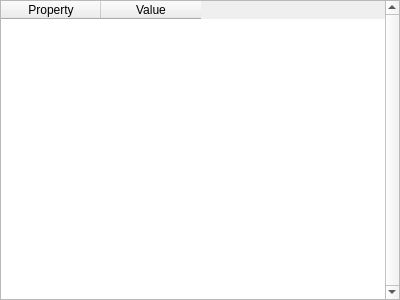
<?xml version="1.0" encoding="UTF-8"?>
<ui version="4.0">
 <class>RPropertyWidgetUi</class>
 <widget class="QWidget" name="RPropertyWidgetUi">
  <property name="geometry">
   <rect>
    <x>0</x>
    <y>0</y>
    <width>400</width>
    <height>300</height>
   </rect>
  </property>
  <property name="windowTitle">
   <string>RPropertyWidget</string>
  </property>
  <layout class="QVBoxLayout" name="verticalLayout">
   <property name="margin">
    <number>0</number>
   </property>
   <item>
    <widget class="QTableWidget" name="tableWidget">
     <property name="verticalScrollBarPolicy">
      <enum>Qt::ScrollBarAlwaysOn</enum>
     </property>
     <property name="alternatingRowColors">
      <bool>false</bool>
     </property>
     <property name="selectionBehavior">
      <enum>QAbstractItemView::SelectRows</enum>
     </property>
     <property name="cornerButtonEnabled">
      <bool>false</bool>
     </property>
     <column>
      <property name="text">
       <string>Property</string>
      </property>
     </column>
     <column>
      <property name="text">
       <string>Value</string>
      </property>
     </column>
    </widget>
   </item>
  </layout>
 </widget>
 <layoutdefault spacing="6" margin="11"/>
 <resources>
  <include location="../Rt.qrc"/>
 </resources>
 <connections/>
</ui>
